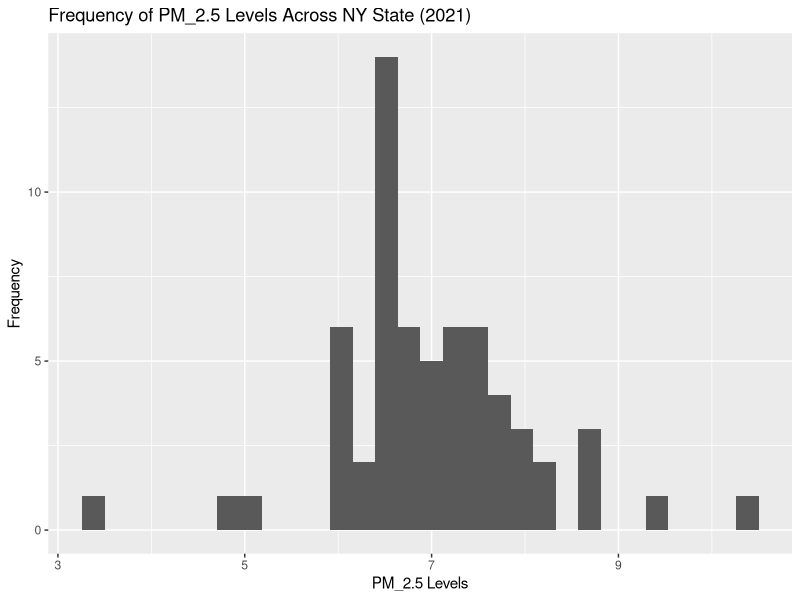
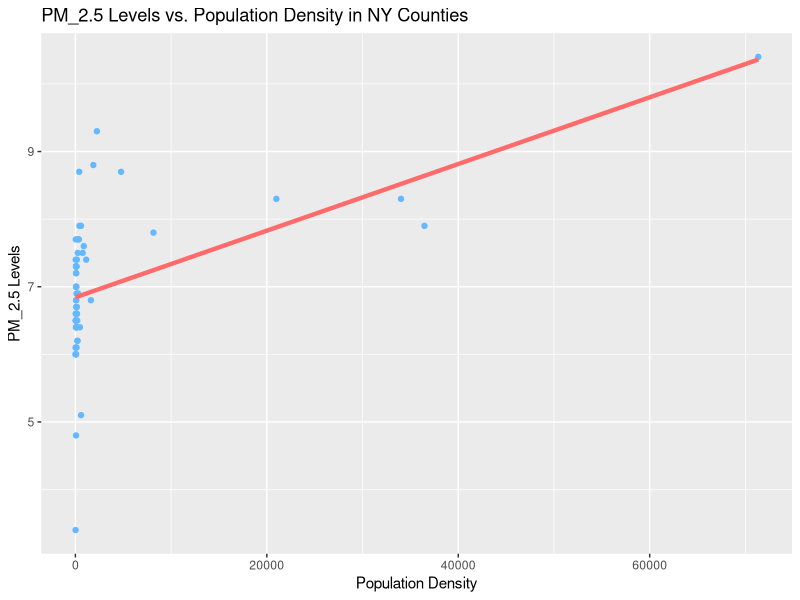
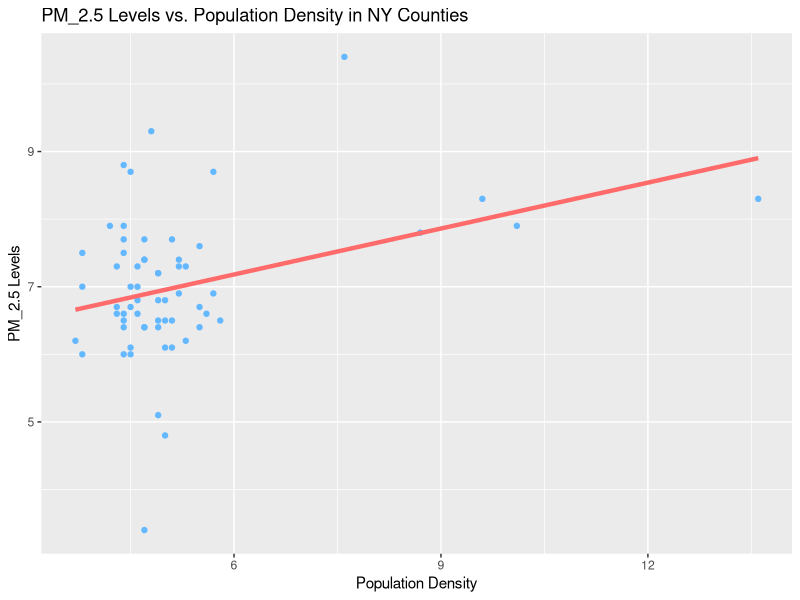

R code for these plots, in order:
## ---- chunk 1

## loading data 

library(tidyverse)

finalData <- read_csv("finalData.csv")

## getting rid of extra columns 

finalData <- finalData |>
  select(County:PopDensity)

## distribution of air pollution

finalData |>
  ggplot(mapping = aes(x = PM)) +
  geom_histogram() +
  labs(x = "PM_2.5 Levels",
       y = "Frequency",
       title = "Frequency of PM_2.5 Levels Across NY State (2021)")
## ---- chunk 2

## population density prediction

finalData |>
  ggplot(aes(x = PopDensity,
             y = PM)) +
  geom_point(color = "steelblue1") +
  geom_smooth(method = "lm", se = FALSE, 
              color = "indianred1", size = 1.5) +
  labs(x = "Population Density",
       y = "PM_2.5 Levels",
       title = "PM_2.5 Levels vs. Population Density in NY Counties")

## population density regression

pop_reg <- lm(PM ~ PopDensity, data = finalData)
pop_reg

## correlation

cor(finalData$PopDensity, finalData$PM) 


## ---- chunk 3

finalData |>
  ggplot(aes(x = Unemployment,
             y = PM)) +
  geom_point(color = "steelblue1") +
  geom_smooth(method = "lm", se = FALSE, 
              color = "indianred1", size = 1.5) +
  labs(x = "Population Density",
       y = "PM_2.5 Levels",
       title = "PM_2.5 Levels vs. Population Density in NY Counties")
